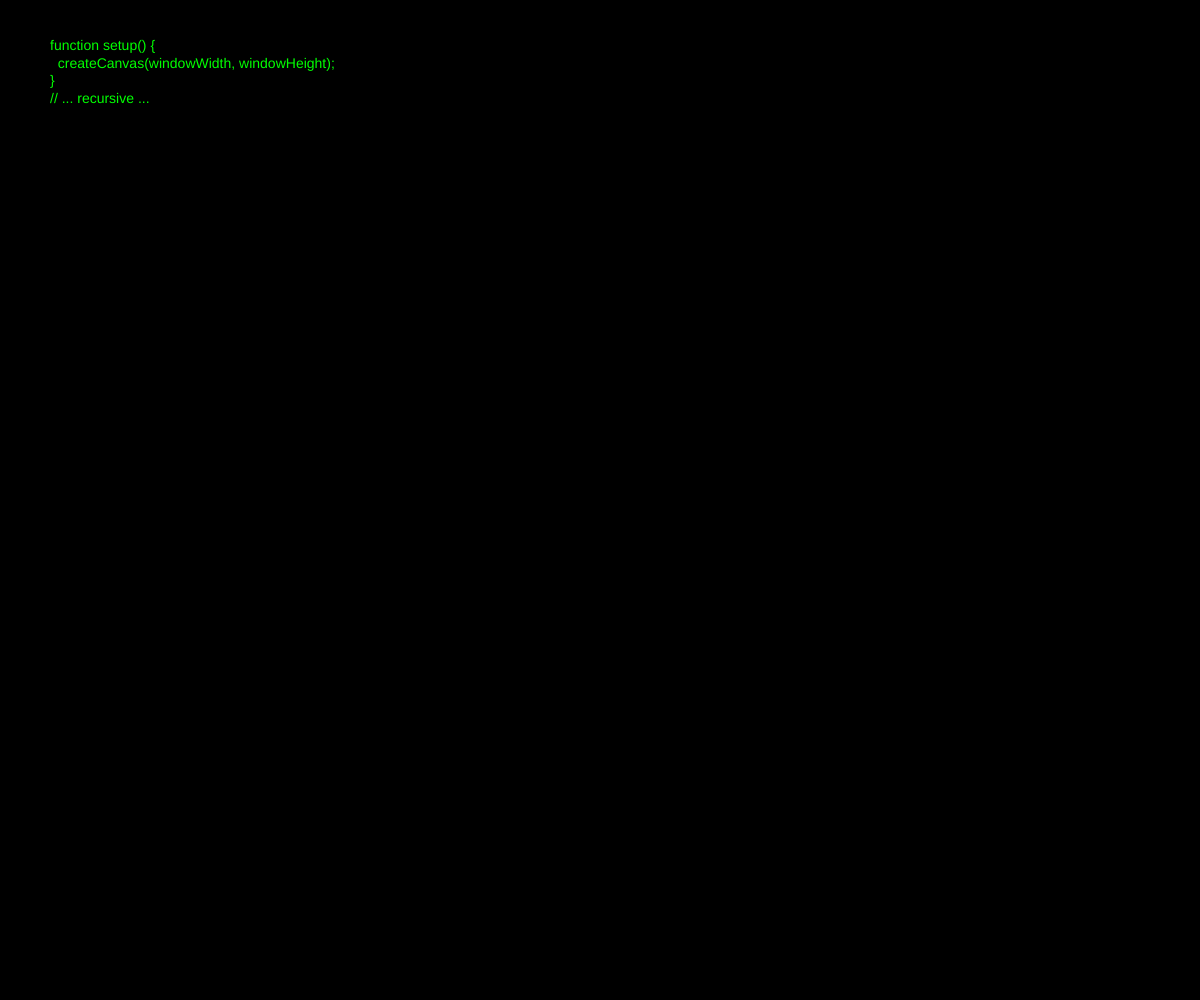
Frame 1 (no input)
Frame 60 (no input): identical to frame 1, image omitted
Frame 120 (the mouse pressed at the canvas centre since frame 60): identical to frame 1, image omitted

The p5.js sketch that drew this single still picture (run headless with seeded random() and noise() and a simulated clock; from frame 60 on, the mouse is pressed at the canvas centre):

// p5.js sketch
// ── sketch.js
let code = "This is a quine (conceptually)";
function setup() { createCanvas(windowWidth, windowHeight); }
function draw() {
  background(0);
  fill(0, 255, 0);
  textSize(14);
  text("function setup() {\n  createCanvas(windowWidth, windowHeight);\n}\n// ... recursive ...", 50, 50);
}
function windowResized() { resizeCanvas(windowWidth, windowHeight); }
